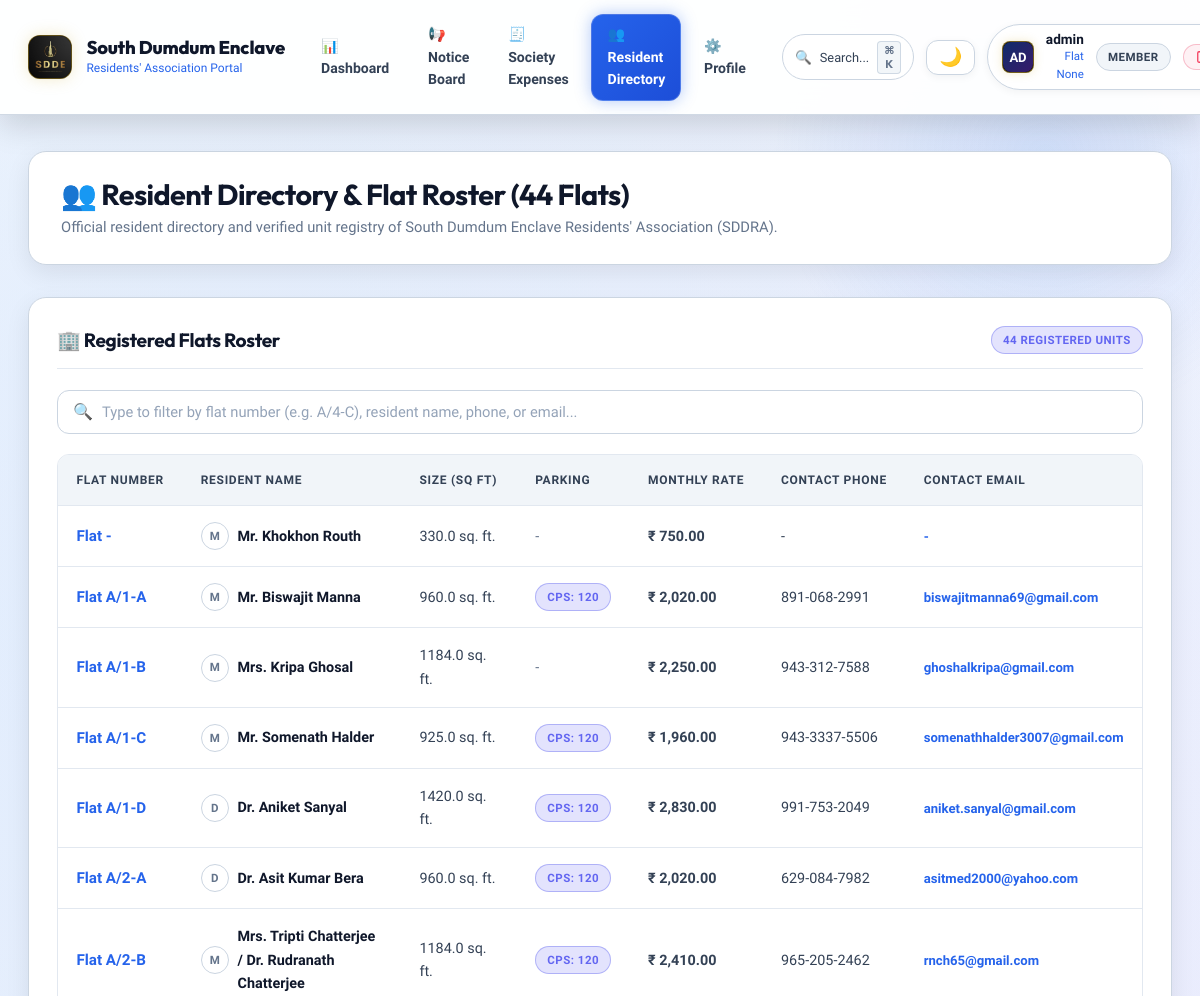
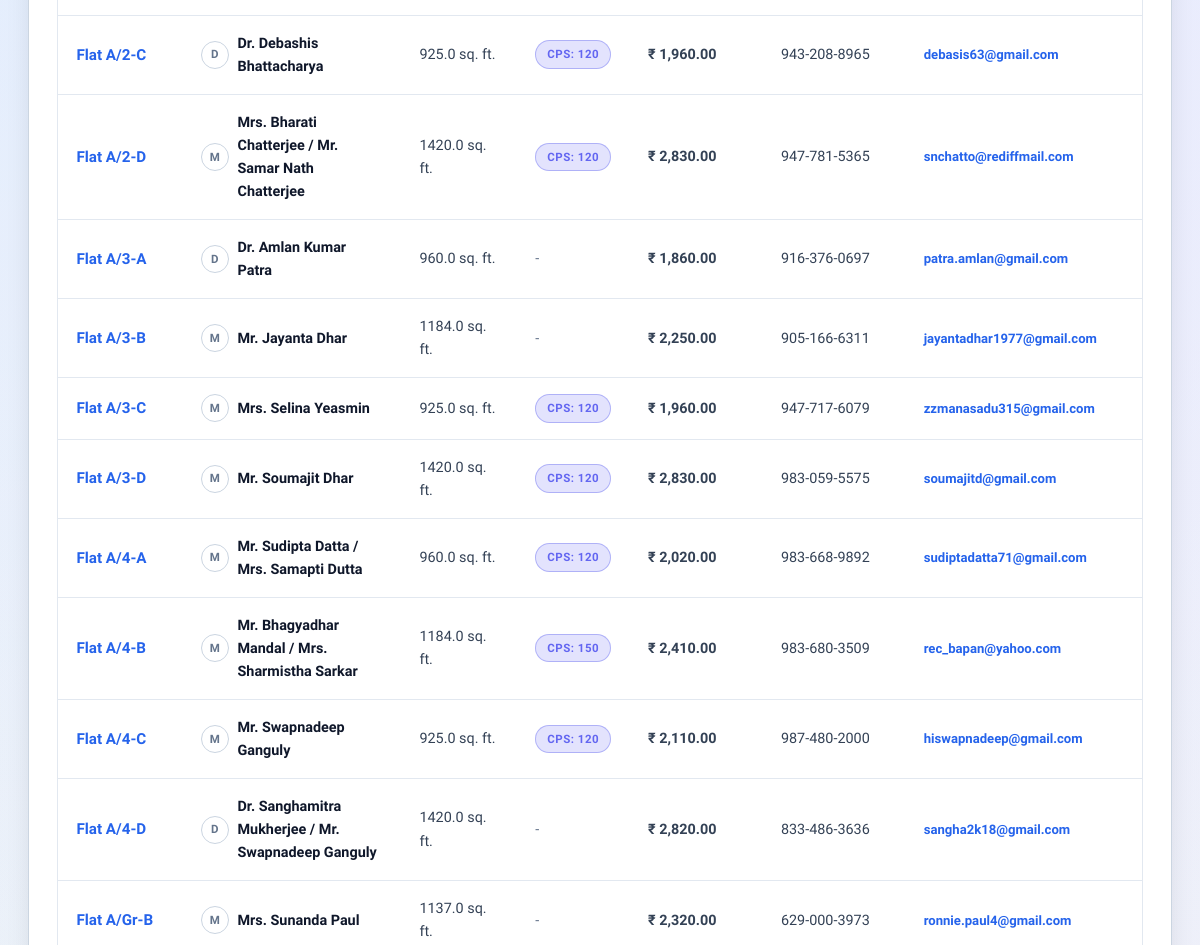
Page /members (signed in, upper part) on the earlier database version (2 pictures, top to bottom).
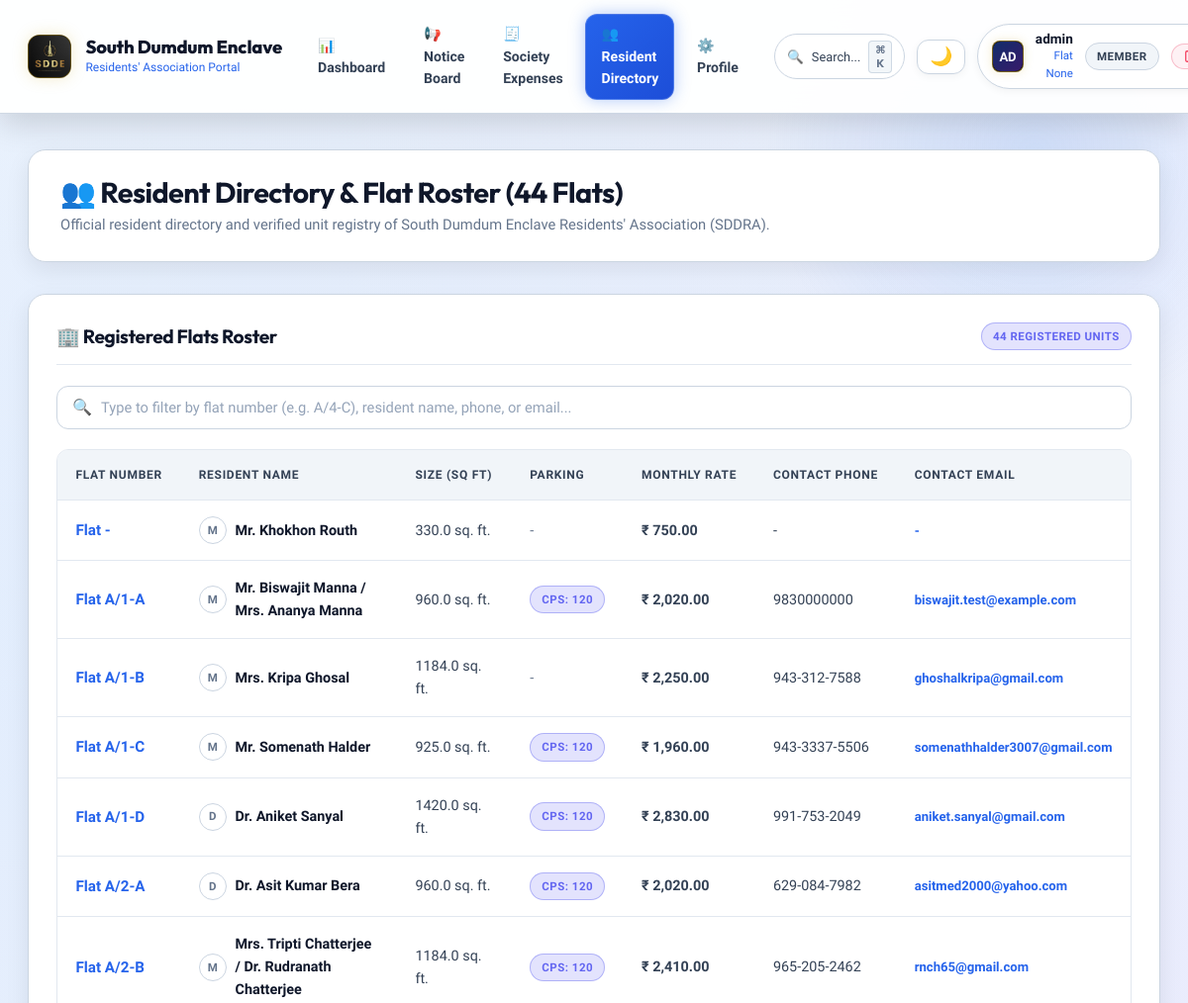
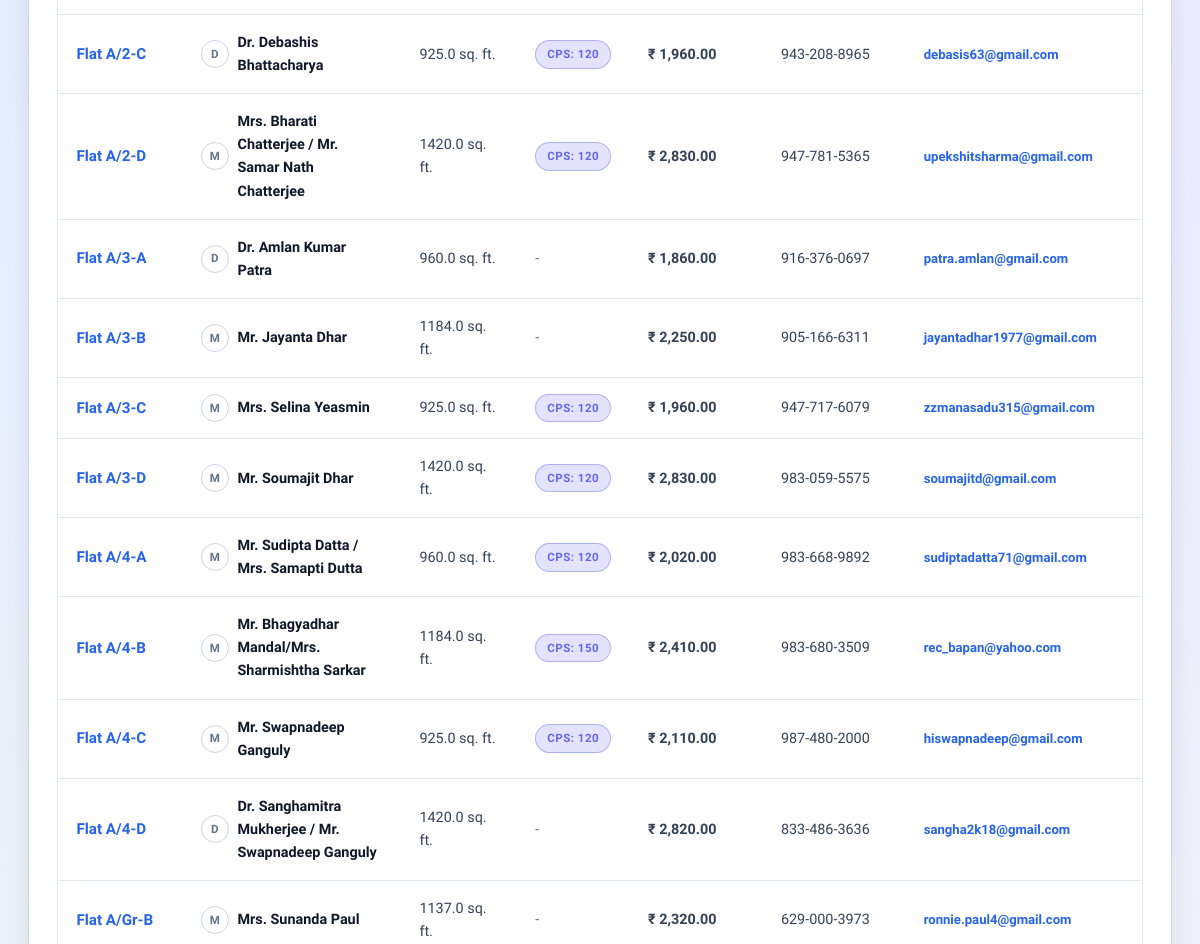
Same page on the later database version (2 pictures, top to bottom).
### tables this page shows
CREATE TABLE tbl_membership (
    id INTEGER PRIMARY KEY,
    flat_no TEXT NOT NULL,
    member_name TEXT NOT NULL,
    RvsdFlatSize REAL,
    car_parking_space TEXT,
    cps_owner INTEGER,
    tws_owner INTEGER,
    tws_count INTEGER,
    flat_charges REAL,
    common_expenses REAL,
    cps_charges REAL,
    tws_charges REAL,
    capital_fund REAL,
    monthly_charge REAL,
    password_hash TEXT
, profile_pic TEXT DEFAULT NULL);

### app.py (the view)
@app.route('/admin/members')
@app.route('/members')
@login_required
def admin_members():
    search_q = request.args.get('q', '').strip()
    query = """
        SELECT m.*,
               c.mobile_num_1, c.mobile_num_2, c.email_1, c.email_2,
               COALESCE(r.total_paid, 0) as total_paid,
               COALESCE(r.receipts_count, 0) as receipts_count,
               r.last_payment_date
        FROM tbl_membership m
        LEFT JOIN tbl_mbr_cntct c ON LOWER(TRIM(m.flat_no)) = LOWER(TRIM(c.flat_no))
        LEFT JOIN (
            SELECT LOWER(TRIM(flat_no)) as flat_no,
                   SUM(amount) as total_paid,
                   COUNT(receipt_no) as receipts_count,
                   MAX(payment_date) as last_payment_date
            FROM tbl_receipts
            GROUP BY LOWER(TRIM(flat_no))
        ) r ON LOWER(TRIM(m.flat_no)) = r.flat_no
    """
    params = []
    if search_q:
        query += " WHERE m.flat_no LIKE %s OR m.member_name LIKE %s OR c.mobile_num_1 LIKE %s OR c.email_1 LIKE %s"
        params.extend([f"%{search_q}%", f"%{search_q}%", f"%{search_q}%", f"%{search_q}%"])
    query += " ORDER BY m.flat_no"
    members = query_db(query, params)
    return render_template('admin_members.html', members=members, search_q=search_q)

### app.py (called while the page is built, shortened)
def get_ist_now():
    return datetime.now(IST)

@app.after_request
def set_response_headers(response):
    if request.path.startswith('/static/'):
        response.headers['Cache-Control'] = 'public, max-age=0, must-revalidate'
    return response

@app.teardown_appcontext
def close_request_db(exception=None):
    pass

def login_required(f):
    @wraps(f)
    def decorated_function(*args, **kwargs):
        user = session.get('user')
        return f(*args, **kwargs)
    return decorated_function

### database.py (called while the page is built, shortened)
def get_writable_sqlite_path():
    global _WRITABLE_SQLITE_PATH
    if _WRITABLE_SQLITE_PATH and os.path.exists(_WRITABLE_SQLITE_PATH):
        return _WRITABLE_SQLITE_PATH

def determine_engine():
    global _ENGINE_MODE
    if _ENGINE_MODE is not None:
        return _ENGINE_MODE

def get_db():
    engine = determine_engine()
    return get_sqlite_connection() if engine == 'sqlite' else get_mysql_connection()

### templates/admin_members.html (shortened to what the changed rows need)
{% extends 'base.html' %}
{% block content %}
<div class="page-header">
    <div class="page-header-title">
        <h2>👥 Resident Directory &amp; Flat Roster (44 Flats)</h2>
    </div>
</div>
<div class="card">
    <div class="table-container">
        <table class="custom-table" id="membersTable">
            <thead>
                <tr>
                    <th>Flat Number</th>
                    <th>Resident Name</th>
                    <th>Size (Sq Ft)</th>
                    <th>Parking</th>
                    <th>Monthly Rate</th>
                    <th>Contact Phone</th>
                    <th>Contact Email</th>
                </tr>
            </thead>
            <tbody>
                {% for m in members %}
                <tr>
                    <td>
                        <strong class="text-highlight-blue" style="font-size: 0.95rem;">Flat {{ m.flat_no }}</strong>
                    </td>
                    <td>
                        <div style="display: flex; align-items: center; justify-content: space-between; gap: 0.5rem;">
                            <div style="display: flex; align-items: center; gap: 0.55rem;">
                                {% if m.profile_pic %}
                                <img src="{{ m.profile_pic }}" alt="{{ m.member_name }}" style="width: 28px; height: 28px; border-radius: 50%; object-fit: cover; border: 1.5px solid var(--primary-400); flex-shrink: 0;" loading="lazy">
                                {% else %}
                                <div style="width: 28px; height: 28px; border-radius: 50%; background: rgba(255,255,255,0.08); border: 1px solid var(--surface-border); color: var(--text-muted); display: flex; align-items: center; justify-content: center; font-size: 0.72rem; font-weight: 700; flex-shrink: 0;">
                                    {{ m.member_name[:1] if m.member_name else 'R' }}
                                </div>
                                {% endif %}
                                <strong class="text-main">{{ m.member_name }}</strong>
                            </div>
                        </div>
                    </td>
                    <td class="text-secondary">{{ m.RvsdFlatSize or '-' }} sq. ft.</td>
                    <td>
                        {% if m.cps_owner %}
                        <span class="badge badge-info">CPS: {{ m.car_parking_space }}</span>
                        {% else %}
                        <span class="text-muted">-</span>
                        {% endif %}
                    </td>
                    <td>
                        <strong class="text-secondary">₹ {{ "{:,.2f}".format(m.monthly_charge or 0) }}</strong>
                    </td>
                    <td class="text-secondary">
                        <div style="display: flex; align-items: center; justify-content: space-between; gap: 0.4rem;">
                            <span>{{ m.mobile_num_1 or m.mobile_num_2 or '-' }}</span>
                        </div>
                    </td>
                    <td>
                        <div style="display: flex; align-items: center; justify-content: space-between; gap: 0.4rem;">
                            <span class="text-highlight-blue" style="font-size: 0.82rem;">{{ m.email_1 or m.email_2 or '-' }}</span>
                        </div>
                    </td>
                </tr>
                {% endfor %}
            </tbody>
        </table>
    </div>
</div>
{% endblock %}

Differences in the rows shown:
changed tbl_membership: member_name "Mr. Biswajit Manna" → "Mr. Biswajit Manna / Mrs. Ananya Manna"; mobile_num_1 "891-068-2991" → "9830000000"; email_1 "biswajitmanna69@gmail.com" → "biswajit.test@example.com"
changed tbl_membership "Mrs. Bharati Chatterjee / Mr. Samar Nath Chatterjee": email_1 "snchatto@rediffmail.com" → "upekshitsharma@gmail.com"
changed tbl_membership: member_name "Mr. Bhagyadhar Mandal / Mrs. Sharmistha Sarkar" → "Mr. Bhagyadhar Mandal/Mrs. Sharmishtha Sarkar"
